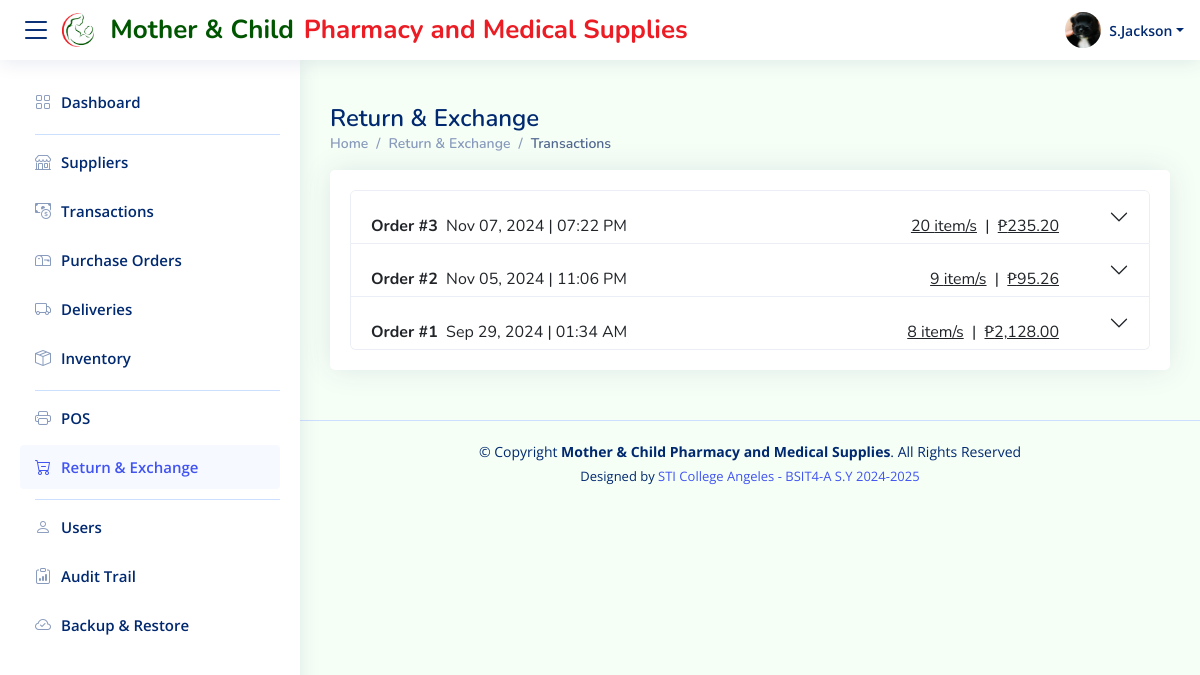
The page /returnexchange/recent_Transactions/reTransac.php (signed in) on the database as committed earlier.
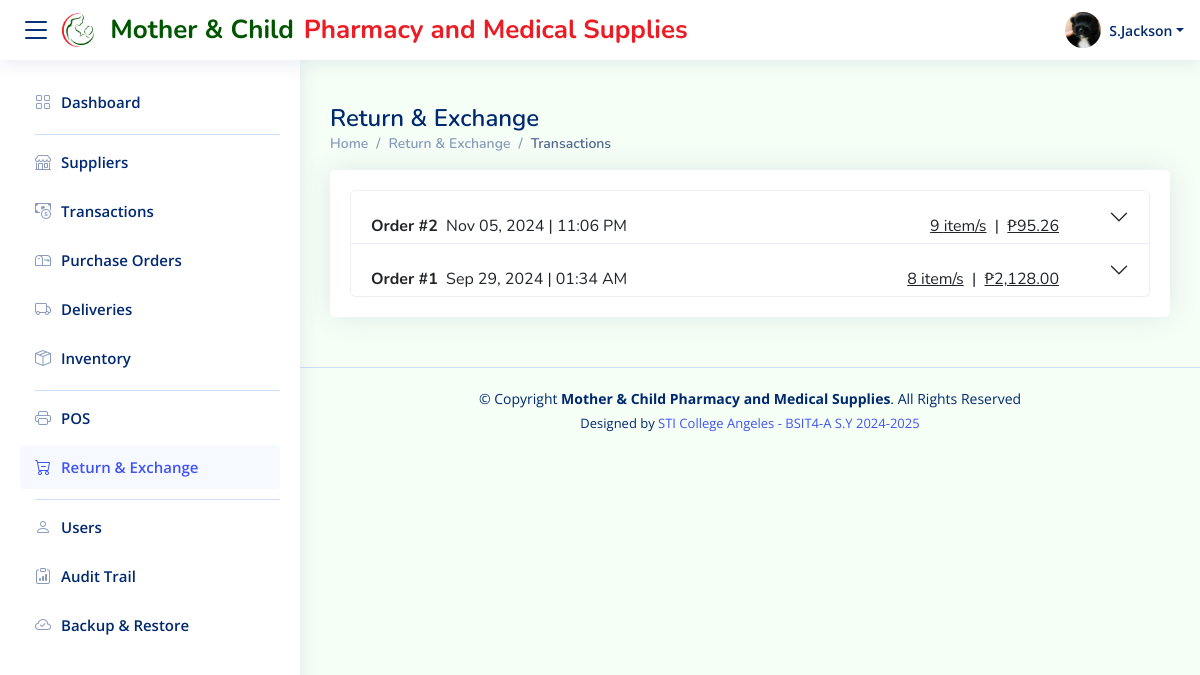
The same page on the database as committed later.
### tables this page shows
CREATE TABLE `users` (
  `AccountID` int(10) unsigned NOT NULL AUTO_INCREMENT,
  `employeeName` varchar(255) NOT NULL,
  `employeeLName` varchar(255) NOT NULL,
  `role` varchar(255) NOT NULL,
  `accountName` varchar(255) NOT NULL,
  `password` varchar(255) NOT NULL,
  `picture` text NOT NULL DEFAULT 'profile_icon.png',
  `dateCreated` datetime NOT NULL DEFAULT current_timestamp(),
  `status` varchar(255) NOT NULL DEFAULT 'Active',
  `connected` enum('1','0') NOT NULL DEFAULT '0',
  `SuppliersPerms` enum('on','off') NOT NULL DEFAULT 'off',
  `TransactionsPerms` enum('on','off') NOT NULL DEFAULT 'off',
  `InventoryPerms` enum('on','off') NOT NULL DEFAULT 'off',
  `POSPerms` enum('on','off') NOT NULL DEFAULT 'off',
  `REPerms` enum('on','off') NOT NULL DEFAULT 'off',
  `POPerms` enum('on','off') NOT NULL DEFAULT 'off',
  `UsersPerms` enum('on','off') NOT NULL DEFAULT 'off',
  PRIMARY KEY (`AccountID`),
  UNIQUE KEY `accountName` (`accountName`)
);

CREATE TABLE `sales` (
  `InvoiceID` int(11) NOT NULL AUTO_INCREMENT,
  `SaleDate` datetime DEFAULT current_timestamp(),
  `AccountID` int(10) unsigned DEFAULT NULL,
  `SalesDetails` longtext NOT NULL CHECK (json_valid(`SalesDetails`)),
  `TotalItems` int(11) NOT NULL,
  `Subtotal` decimal(10,2) DEFAULT 0.00,
  `Tax` decimal(10,2) DEFAULT 0.00,
  `Discount` decimal(10,2) DEFAULT 0.00,
  `NetAmount` decimal(10,2) GENERATED ALWAYS AS (`Subtotal` - `Discount` + `Tax`) STORED,
  `AmountPaid` decimal(10,2) DEFAULT 0.00,
  `AmountChange` decimal(10,2) GENERATED ALWAYS AS (`AmountPaid` - `NetAmount`) STORED,
  `PaymentMethod` enum('Cash','GCash') NOT NULL,
  `Status` enum('Sales','Return','Return/Exchange') NOT NULL,
  `RefundAmount` decimal(10,2) DEFAULT 0.00,
  PRIMARY KEY (`InvoiceID`),
  KEY `ForeignKey_AccountID` (`AccountID`),
  CONSTRAINT `ForeignKey_AccountID` FOREIGN KEY (`AccountID`) REFERENCES `users` (`AccountID`) ON DELETE NO ACTION ON UPDATE NO ACTION
);

### fetchUser.php (called while the page is built, shortened)
<?php
$accountID = $_SESSION['AccountID'];
$servername = "localhost";
$username = "root";
$password = "";
$dbname = "motherchildpharmacy";
$conn = new mysqli($servername, $username, $password, $dbname);
$sql = $conn->prepare("SELECT * FROM users WHERE AccountID = ?");
$sql->bind_param("i", $accountID);
$sql->execute();
$result = $sql->get_result();
if ($result->num_rows > 0) {
    $user = $result->fetch_assoc();
    $employeeName = $user['employeeName'];
    $employeeLName = $user['employeeLName'];
    $picture = $user['picture'];
    $employeeFullName = $employeeName . " " . $employeeLName;
    $nameParts = explode(' ', $employeeFullName);
    $initials = strtoupper($nameParts[0][0]);
    $formattedName = $initials . '.' . end($nameParts);
} else {
    $formattedName = "Unknown";
    $role = "Unknown";
    $picture = "resources/img/profile_icon.png";
}
?>

### returnexchange/recent_Transactions/reTransac.php (the view, shortened to what this page needs)
<?php include '../../fetchUser.php'; ?>
<?php include '../fetchOrderNumber.php'; ?>
<!DOCTYPE html>
<html lang="en">
<head>
  <link href="../../resources/vendor/bootstrap/css/bootstrap.min.css" rel="stylesheet">
  <link href="../../resources/vendor/bootstrap-icons/bootstrap-icons.css" rel="stylesheet">
  <link href="../../resources/vendor/boxicons/css/boxicons.min.css" rel="stylesheet">
  <link href="../../resources/vendor/quill/quill.snow.css" rel="stylesheet">
  <link href="../../resources/vendor/quill/quill.bubble.css" rel="stylesheet">
  <link href="../../resources/vendor/remixicon/remixicon.css" rel="stylesheet">
  <link href="../../resources/vendor/simple-datatables/style.css" rel="stylesheet">
  <link href="reTransac.css" rel="stylesheet">
</head>
<body>
  <header id="header" class="header fixed-top d-flex align-items-center">
    <div class="d-flex align-items-center justify-content-between">
      <i class="bi bi-list toggle-sidebar-btn"></i>
      <a href="reTransac.php" class="logo d-flex align-items-center">
        <img src="../../resources/img/logo.png" alt="">
        <span class="d-none d-lg-block span1">Mother & Child</span>
        <span class="d-none d-lg-block span2">Pharmacy and Medical Supplies</span>
      </a>
    </div>
    <nav class="header-nav ms-auto">
      <ul class="d-flex align-items-center">
        <li class="nav-item dropdown pe-3">
          <a class="nav-link nav-profile d-flex align-items-center pe-0" href="#" data-bs-toggle="dropdown">
            <img src="../../users/uploads/<?php echo htmlspecialchars($picture); ?>" alt="Profile" class="rounded-circle">
            <span class="d-none d-md-block dropdown-toggle ps-2"><?php echo htmlspecialchars($formattedName); ?></span>
          </a>
        </li>
      </ul>
    </nav>
  </header>
  <aside id="sidebar" class="sidebar">
    <ul class="sidebar-nav" id="sidebar-nav">
        <li class="nav-item">
            <a class="nav-link collapsed" href="../../dashboard/dashboard.php">
                <i class="bi bi-grid"></i>
                <span>Dashboard</span>
            </a>
        </li>
        <li class="nav-heading"></li>
        <?php if ($_SESSION['SuppliersPerms'] === 'on'): ?>
        <li class="nav-item">
            <a class="nav-link collapsed" href="../../suppliers/suppliers.php">
                <i class="bi bi-shop"></i>
                <span>Suppliers</span>
            </a>
        </li>
        <?php endif; ?>
        <?php if ($_SESSION['TransactionsPerms'] === 'on'): ?>
        <li class="nav-item">
            <a class="nav-link collapsed" href="../../transactions/transactions.php">
                <i class="bi bi-cash-coin"></i>
                <span>Transactions</span>
            </a>
        </li>
        <?php endif; ?>
        <?php if ($_SESSION['POPerms'] === 'on'): ?>
        <li class="nav-item">
            <a class="nav-link collapsed" href="../../purchaseorders/purchaseorders.php">
                <i class="bi bi-mailbox"></i>
                <span>Purchase Orders</span>
            </a>
        </li>
        <?php endif; ?>
        <?php if ($_SESSION['POPerms'] === 'on'): ?>
        <li class="nav-item">
            <a class="nav-link collapsed" href="../../delivery/delivery.php">
                <i class="bi bi-truck"></i>
                <span>Deliveries</span>
            </a>
        </li>
        <?php endif; ?>
        <?php if ($_SESSION['InventoryPerms'] === 'on'): ?>
        <li class="nav-item">
            <a class="nav-link collapsed" href="../../inventory/inventory.php">
                <i class="bi bi-box-seam"></i>
                <span>Inventory</span>
            </a>
        </li>
        <?php endif; ?>
        <li class="nav-heading"></li>
        <?php if ($_SESSION['POSPerms'] === 'on'): ?>
        <li class="nav-item">
            <a class="nav-link collapsed" href="../../pos/pos.php">
                <i class="bi bi-printer"></i>
                <span>POS</span>
            </a>
        </li>
        <?php endif; ?>
        <?php if ($_SESSION['REPerms'] === 'on'): ?>
        <li class="nav-item">
            <a class="nav-link" href="../../returnexchange/returnexchange.php">
                <i class="bi bi-cart-dash"></i>
                <span>Return & Exchange</span>
            </a>
        </li>
        <?php endif; ?>
        <li class="nav-heading"></li>
        <?php if ($_SESSION['UsersPerms'] === 'on'): ?>
        <li class="nav-item">
            <a class="nav-link collapsed" href="../../users/users.php">
                <i class="bi bi-person"></i>
                <span>Users</span>
            </a>
        </li>
        <?php endif; ?>
        <?php if ($_SESSION['UsersPerms'] === 'on'): ?>
        <li class="nav-item">
            <a class="nav-link collapsed" href="../../audittrail/audittrail.php">
                <i class="bi bi-clipboard-data"></i>
                <span>Audit Trail</span>
            </a>
        </li>
        <?php endif; ?>
        <?php if ($_SESSION['UsersPerms'] === 'on'): ?>
        <li class="nav-item">
            <a class="nav-link collapsed" href="../../backuprestore/backuprestore.php">
                <i class="bi bi-cloud-check"></i>
                <span>Backup & Restore</span>
            </a>
        </li>
        <?php endif; ?>
    </ul>
  </aside>
  <main id="main" class="main">
    <div class="pagetitle">
      <h1>Return & Exchange</h1>
      <nav>
        <ol class="breadcrumb">
          <li class="breadcrumb-item"><a href="../../dashboard/dashboard.php">Home</a></li>
          <li class="breadcrumb-item"><a href="../../returnexchange/returnexchange.php">Return & Exchange</a></li>
          <li class="breadcrumb-item active">Transactions</li>
        </ol>
      </nav>
    </div>
    <section class="section pos">
      <div class="row">
        <div class="col-lg-12">
          <?php
          $conn = new mysqli($servername, $username, $password, $dbname);
          ?>
          <div class="card">
            <div class="card-body">
              <div class="accordion" id="accordionExample">
                <?php
                $sql = "SELECT * FROM sales ORDER BY SaleDate DESC";
                $result = $conn->query($sql);
                if ($result->num_rows > 0) {
                    while($row = $result->fetch_assoc()) {
                        $dateTime = new DateTime($row['SaleDate']);
                        $formattedDate = $dateTime->format('M d, Y');
                        $formattedTime = $dateTime->format('h:i A');
                        $netAmount = number_format($row['NetAmount'], 2);
                        echo <<<HTML
                        <div class="accordion-item">
                            <h2 class="accordion-header" id="heading{$row['InvoiceID']}">
                                <button class="accordion-button collapsed" type="button"
                                        data-bs-toggle="collapse"
                                        data-bs-target="#collapse{$row['InvoiceID']}"
                                        aria-expanded="false"
                                        aria-controls="collapse{$row['InvoiceID']}">
                                    <div style="position: relative; width: 100%;">
                                        <div style="position: absolute; left: 0;">
                                            <strong>Order #{$row['InvoiceID']}</strong>&nbsp;
                                            <span>{$formattedDate} | {$formattedTime}</span>
                                        </div>
                                        <div style="position: absolute; right: 0; margin-right: 50px;">
                                            <span style="text-decoration: underline;">{$row['TotalItems']} item/s</span>&nbsp;
                                            <span>|</span>&nbsp;
                                            <span style="text-decoration: underline;">₱{$netAmount}</span>
                                        </div>
                                    </div>
                                </button>
                            </h2>
                            <div id="collapse{$row['InvoiceID']}"
                                class="accordion-collapse collapse"
                                aria-labelledby="heading{$row['InvoiceID']}"
                                data-bs-parent="#accordionExample">
                                <div class="accordion-body">
                                </div>
                            </div>
                        </div>
          HTML;
                    }
                } else {
                    echo '<div class="alert alert-info">No transactions found.</div>';
                }
                ?>
              </div>
            </div>
          </div>
        </div>
      </div>
    </section>
  </main>
  <footer id="footer" class="footer">
    <div class="copyright">
      &copy; Copyright <strong><span>Mother & Child Pharmacy and Medical Supplies</span></strong>. All Rights Reserved
    </div>
    <div class="credits">
      Designed by <a href="https://www.sti.edu/campuses-details.asp?campus_id=QU5H">STI College Angeles - BSIT4-A S.Y 2024-2025 </a>
    </div>
  </footer>
</body>
</html>

### returnexchange/recent_Transactions/reTransac.css (style rules this page uses)
:root { scroll-behavior: smooth; }
body { font-family: "Open Sans", sans-serif; background: #f6fff6; color: #444444; }
a { color: #4154f1; text-decoration: none; }
h1, h2, h3, h4, h5, h6 { font-family: "Nunito", sans-serif; }
#main { margin-top: 60px; padding: 20px 30px; transition: all 0.3s; }
.pagetitle { margin-bottom: 10px; }
.pagetitle h1 { font-size: 24px; margin-bottom: 0; font-weight: 600; color: #012970; }
.card { margin-bottom: 30px; border: none; border-radius: 5px; box-shadow: 0px 0 30px rgba(1, 41, 112, 0.1); }
.card-body { padding: 20px 20px 20px 20px; }
.accordion-item { border: 1px solid #ebeef4; }
.breadcrumb { font-size: 14px; font-family: "Nunito", sans-serif; color: #899bbd; font-weight: 600; }
.breadcrumb a { color: #899bbd; transition: 0.3s; }
.breadcrumb .breadcrumb-item::before { color: #899bbd; }
.breadcrumb .active { color: #51678f; font-weight: 600; }
.logo { line-height: 1; }
@media (min-width: 1200px) { .logo { width: 630px; } }
.logo img { max-height: 35px; margin-right: 6px; }
.logo span { font-size: 26px; font-weight: 700; font-family: "Nunito", sans-serif; }
.logo .span1 { color: #005500FF; padding: 0 10px; }
.logo .span2 { color: #EB1C24FF; }
.header { transition: all 0.5s; z-index: 997; height: 60px; box-shadow: 0px 2px 20px rgba(1, 41, 112, 0.1); background-color: #fff; padding-left: 20px; }
.header .toggle-sidebar-btn { font-size: 32px; padding-right: 10px; cursor: pointer; color: #012970; }
.header-nav ul { list-style: none; }
.header-nav>ul { margin: 0; padding: 0; }
.header-nav .nav-profile { color: #012970; }
.header-nav .nav-profile img { height: 36px; width: 36px; object-fit: cover; }
.header-nav .nav-profile span { font-size: 14px; font-weight: 600; }
.sidebar { position: fixed; top: 60px; left: 0; bottom: 0; width: 300px; z-index: 996; transition: all 0.3s; padding: 20px; overflow-y: auto; scrollbar-width: thin; scrollbar-color: #aab7cf transparent; box-shadow: 0px 0px 20px rgba(1, 41, 112, 0.1); background-color: #fff; }
@media (min-width: 1200px) { #main, #footer { margin-left: 300px; } }
.nav-heading { border-top: 1px solid #cddfff; }
.sidebar-nav { padding: 0; margin: 0; list-style: none; }
.sidebar-nav li { padding: 0; margin: 0; list-style: none; }
.sidebar-nav .nav-item { margin-bottom: 5px; }
.sidebar-nav .nav-heading { font-size: 11px; text-transform: uppercase; color: #899bbd; font-weight: 600; margin: 10px 0 5px 15px; }
.sidebar-nav .nav-link { display: flex; align-items: center; font-size: 15px; font-weight: 600; color: #4154f1; transition: 0.3; background: #f6f9ff; padding: 10px 15px; border-radius: 4px; height: 44px; }
.sidebar-nav .nav-link i { font-size: 16px; margin-right: 10px; color: #4154f1; }
.sidebar-nav .nav-link.collapsed { color: #012970; background: #fff; }
.sidebar-nav .nav-link.collapsed i { color: #899bbd; }
.footer { padding: 20px 0; font-size: 14px; transition: all 0.3s; border-top: 1px solid #cddfff; }
.footer .copyright { text-align: center; color: #012970; }
.footer .credits { padding-top: 5px; text-align: center; font-size: 13px; color: #012970; }

Rows that differ between the two databases and show on the page:
removed sales: InvoiceID "3", SaleDate "Nov 07, 2024", SaleDate "07:22 PM", TotalItems "20", NetAmount "235.20"
Other text that changed with them:
text written by a page script: "{\"newInvoiceID\":4}" → "{\"newInvoiceID\":3}"
